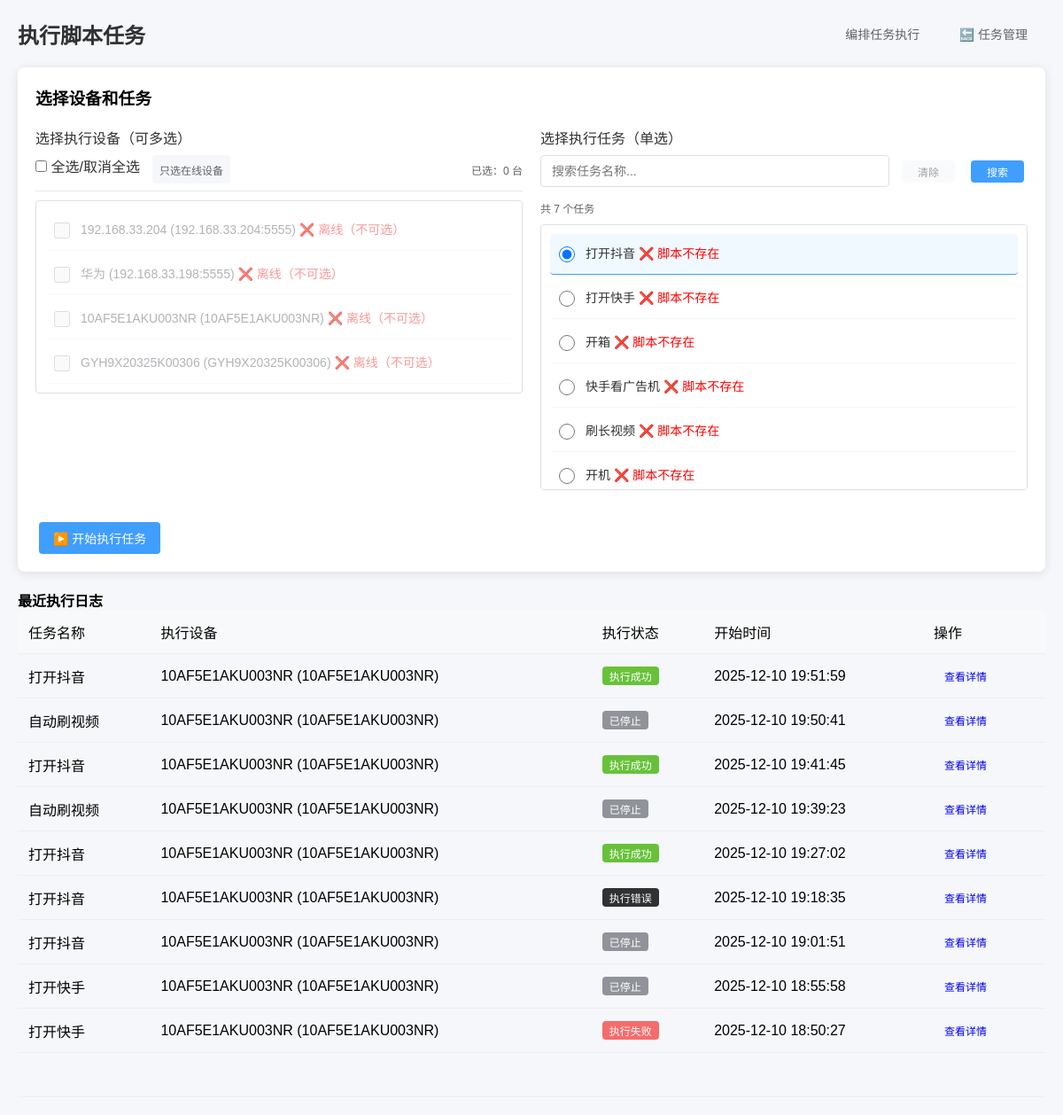
/script/execute/, run on an earlier commit of the app's database.
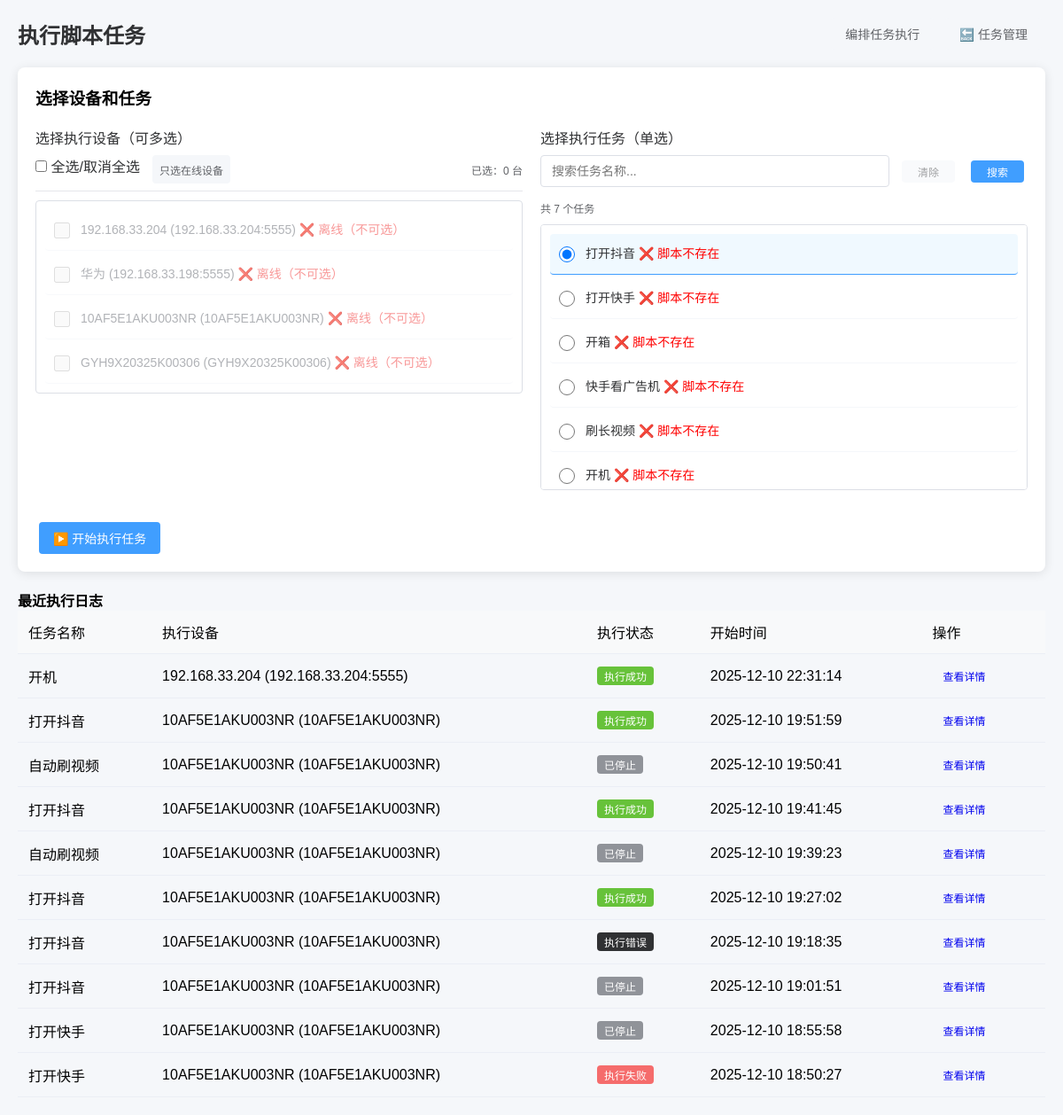
And on a later commit of the database.
### adb_manager/models.py (models this page shows, shortened)
class ADBDevice(BaseModel):
    device_name = models.CharField(
        "设备名称",
        max_length=50,
        help_text="如：游戏手机1"
    )
    device_ip = models.GenericIPAddressField(
        "设备IP",
        blank=True,
        null=True,
        help_text="局域网IP（序列号连接时可不填），如192.168.3.100"
    )
    device_port = models.IntegerField(
        "ADB端口",
        default=5555,
        blank=True,
        null=True,
        help_text="默认5555（序列号连接时可不填）"
    )
    device_serial = models.CharField(
        "设备序列号",
        max_length=100,
        blank=True,
        null=True,
        help_text="ADB设备序列号（优先使用），如10AF5E1AKU003NR或192.168.3.100:5555"
    )
    is_active = models.BooleanField("是否启用监控", default=True)
    user = models.ForeignKey(
        CustomUser,
        on_delete=models.SET_NULL,
        null=True,
        blank=True,
        verbose_name="关联用户",
        help_text="绑定该设备的用户（为空则所有用户可操作）"
    )
    class Meta:
        verbose_name = "ADB设备"
        verbose_name_plural = "ADB设备管理"
        unique_together = ("device_ip", "device_port")
    @property
    def connect_identifier(self):
        if self.device_serial and self.device_serial.strip():
            return self.device_serial.strip()
        if self.device_ip and self.device_port:
            return f"{self.device_ip}:{self.device_port}"
        return ""  # 修复：返回空字符串而非None
    @property
    def adb_connect_str(self):
        if self.device_serial and self.device_serial.strip():
            return self.device_serial.strip()
        if self.device_ip and self.device_port:
            return f"{self.device_ip}:{self.device_port}"
        return ""  # 修复：返回空字符串而非None
    @property
    def device_status(self):
        connect_id = self.connect_identifier
        if not connect_id:
            return "invalid"  # 配置无效
        return r.get(f"adb:device:{connect_id}") or "offline"  # 兼容Redis未初始化的情况

### script_center/models.py (models this page shows, shortened)
class ScriptTask(models.Model):
    TASK_STATUS = (
        ("draft", "草稿"),
        ("active", "已激活"),
        ("disabled", "已禁用"),
    )
    task_name = models.CharField("任务名称", max_length=100, unique=True, help_text="如：自动化测试任务1")
    task_desc = models.TextField("任务描述", blank=True, null=True, help_text="任务详细说明")
    python_path = models.CharField("Python解释器路径", max_length=500,
                                  default=r"C:\Users\TanZhenJie\AppData\Local\Microsoft\WindowsApps\python3.11.exe",
                                  help_text="Python.exe的完整路径")
    script_path = models.CharField("脚本文件路径", max_length=500,
                                  help_text="如：C:\\test\\test4.py（指向.py文件）")
    airtest_mode = models.BooleanField("是否使用Airtest模式", default=False,
                                      help_text="勾选则用airtest run方式执行")
    log_path = models.CharField("日志保存路径", max_length=500, blank=True, null=True,
                               default="./logs", help_text="脚本执行日志保存路径")
    status = models.CharField("任务状态", max_length=20, choices=TASK_STATUS, default="active")
    create_time = models.DateTimeField("创建时间", default=timezone.now)
    update_time = models.DateTimeField("更新时间", auto_now=True)
    class Meta:
        verbose_name = "脚本任务"
        verbose_name_plural = "脚本任务管理"
        ordering = ["-create_time"]
    def is_script_exists(self):
        import os
        return os.path.exists(self.script_path)

class TaskExecutionLog(models.Model):
    EXEC_STATUS = (
        ("running", "执行中"),
        ("success", "执行成功"),
        ("failed", "执行失败"),
        ("timeout", "执行超时"),
        ("error", "执行异常"),
    )
    task = models.ForeignKey(ScriptTask, on_delete=models.CASCADE, verbose_name="关联任务")
    device = models.ForeignKey(ADBDevice, on_delete=models.CASCADE, verbose_name="执行设备")
    exec_status = models.CharField("执行状态", max_length=20, choices=EXEC_STATUS, default="running")
    exec_command = models.TextField("执行命令", blank=True, default='')  # 修复默认值
    stdout = models.TextField("标准输出", blank=True, default='')       # 核心修复：默认空字符串，去掉null=True
    stderr = models.TextField("错误输出", blank=True, default='')       # 核心修复：默认空字符串，去掉null=True
    start_time = models.DateTimeField("开始时间", default=timezone.now)
    end_time = models.DateTimeField("结束时间", blank=True, null=True)
    exec_duration = models.FloatField("执行耗时(秒)", blank=True, null=True)
    class Meta:
        verbose_name = "执行日志"
        verbose_name_plural = "执行日志管理"
        ordering = ["-start_time"]

### script_center/views.py (the view, shortened to what this page needs)
# urls.py: path("execute/", views.ExecuteTaskView.as_view(), name="execute_task"),
class ExecuteTaskView(View):
    def get(self, request):
        search_query = request.GET.get('search', '').strip()
        devices = ADBDevice.objects.filter(is_active=True)
        device_list = []
        for dev in devices:
            dev.status = dev.device_status
            device_list.append(dev)
        recent_logs = TaskExecutionLog.objects.all().order_by("-id")[:10]
        logger.info(f"最近执行日志数量：{recent_logs.count()}")
        tasks_query = ScriptTask.objects.filter(status="active")
        if search_query:
            tasks_query = tasks_query.filter(task_name__icontains=search_query)
        tasks = tasks_query
        for log in recent_logs:
            celery_task_id = get_celery_task(log.id)
            log.is_running = celery_task_id is not None and log.exec_status == "running"
            logger.info(f"日志ID：{log.id}，状态：{log.exec_status}，是否运行中：{log.is_running}")
        context = {
            "page_title": "执行脚本任务",
            "devices": device_list,
            "tasks": tasks,
            "recent_logs": recent_logs,
            "search_query": search_query  # 传递搜索关键词到模板
        }
        return render(request, "script_center/execute_task.html", context)

### script_center/views.py (called while the page is built)
def get_redis_conn():
    try:
        r = redis.Redis(
            host="127.0.0.1",
            port=6379,
            db=0,
            decode_responses=True,
            socket_timeout=5
        )
        r.ping()
        return r
    except Exception as e:
        logger.error(f"Redis连接失败：{str(e)}")
        return None

def get_celery_task(log_id):
    r = get_redis_conn()
    if r:
        try:
            return r.hget("script_running_tasks", log_id)
        except Exception as e:
            logger.error(f"获取Celery任务ID失败：{str(e)}")
    return None

### script_center/templates/script_center/execute_task.html (shortened to what the changed rows need)
{% load static %}
<!DOCTYPE html>
<html lang="zh-CN">
<head>
</head>
<body>
    <div class="header">
        <h1>{{ page_title }}</h1>
    </div>
    <div class="card">
        <form method="POST" id="executeForm">
            <div class="form-row">
                <div class="form-col">
                    <div class="form-group">
                        <div class="device-list">
                            {% for device in devices %}
                                <div class="device-item {% if device.status != 'online' %}disabled{% endif %}" data-device-id="{{ device.id }}">
                                    <input
                                        type="checkbox"
                                        name="device_ids"
                                        id="device_{{ device.id }}"
                                        value="{{ device.id }}"
                                        {% if device.status != 'online' %}disabled{% endif %}
                                        data-online="{{ device.status }}"
                                        class="device-checkbox"
                                    >
                                    <label for="device_{{ device.id }}">
                                        {{ device.device_name }} ({{ device.adb_connect_str }})
                                        {% if device.status == 'online' %}
                                            <span style="color: #67c23a;">✅ 在线</span>
                                        {% else %}
                                            <span style="color: #f56c6c;">❌ 离线（不可选）</span>
                                        {% endif %}
                                    </label>
                                </div>
                            {% empty %}
                                <div style="text-align: center; color: #909399; padding: 20px;">暂无可用设备</div>
                            {% endfor %}
                        </div>
                    </div>
                </div>
                <div class="form-col">
                    <div class="form-group">
                        <div class="task-list" id="taskList">
                            {% for task in tasks %}
                                <div class="task-item" data-task-id="{{ task.id }}" data-task-name="{{ task.task_name|lower }}">
                                    <input type="radio" name="task_id" id="task_{{ task.id }}" value="{{ task.id }}" {% if forloop.first %}checked{% endif %} class="task-radio">
                                    <label for="task_{{ task.id }}">
                                        {{ task.task_name }}
                                        {% if not task.is_script_exists %}
                                            <span style="color: red;">❌ 脚本不存在</span>
                                        {% endif %}
                                    </label>
                                </div>
                            {% empty %}
                                <div style="text-align: center; color: #909399; padding: 20px;">暂无可用任务（请先创建并激活任务）</div>
                            {% endfor %}
                        </div>
                    </div>
                </div>
            </div>
        </form>
    </div>
    <div class="mt-4">
        <table class="table table-striped">
            <thead>
                <tr>
                    <th>任务名称</th>
                    <th>执行设备</th>
                    <th>执行状态</th>
                    <th>开始时间</th>
                    <th>操作</th>
                </tr>
            </thead>
            <tbody>
                {% for log in recent_logs %}
                <tr>
                    <td>{{ log.task.task_name }}</td>
                    <td>{{ log.device.device_name }} ({{ log.device.adb_connect_str }})</td>
                    <td>
                        {% if log.exec_status == 'running' %}
                        <span class="badge bg-warning">运行中</span>
                        {% elif log.exec_status == 'success' %}
                        <span class="badge bg-success">执行成功</span>
                        {% elif log.exec_status == 'failed' %}
                        <span class="badge bg-danger">执行失败</span>
                        {% elif log.exec_status == 'stopped' %}
                        <span class="badge bg-secondary">已停止</span>
                        {% elif log.exec_status == 'timeout' %}
                        <span class="badge bg-danger">执行超时</span>
                        {% elif log.exec_status == 'error' %}
                        <span class="badge bg-dark">执行错误</span>
                        {% endif %}
                    </td>
                    <td>{{ log.start_time|date:"Y-m-d H:i:s" }}</td>
                    <td>
                        <a href="{% url 'script_center:log_detail' log.id %}" class="btn btn-sm btn-info">查看详情</a>
                    </td>
                </tr>
                {% empty %}
                <tr>
                    <td colspan="5" class="text-center">暂无执行日志</td>
                </tr>
                {% endfor %}
            </tbody>
        </table>
    </div>
</body>
</html>

What changed in the data, as far as the page shows it:
added TaskExecutionLog: task.task_name "开机", device.device_name "192.168.33.204", device.adb_connect_str "192.168.33.204:5555", exec_status "执行成功", start_time "2025-12-10 22:31:14"
